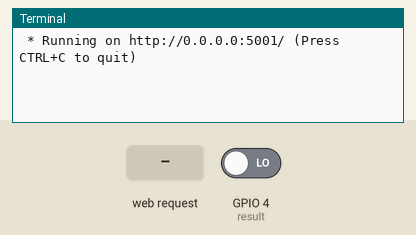
Simulated run of this program. Board: Raspberry Pi (BCM pin numbers). On the bench: the last lines printed to the terminal. Inputs (shaded band) come from the test bench; at power-on: GPIO 4 (result) LOW. The clock reads 2024-03-15 10:24:30 at power-on unless the program sets it.

Above: at 1.2 s.
1.3 s: HTTP request for /api/light received
At 2.8 s:
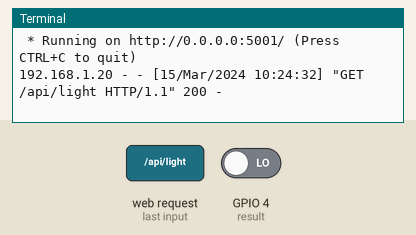
3.8 s: HTTP request for / received
At 5.2 s:
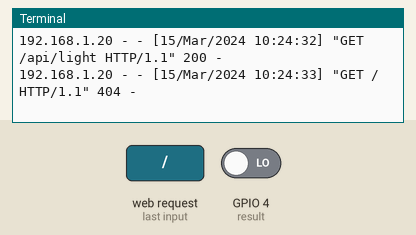

The program:

app.py
```python
import json
import datetime
import RPi.GPIO as GPIO
from time import sleep
from flask import Flask

BIND_ADDRESS = '0.0.0.0'
PORT = 5001

GPIO.setmode(GPIO.BCM)
GPIO.setup(4,GPIO.IN)

# Date to string converter
def date_to_str(o):
    if isinstance(o, datetime.datetime):
        return o.__str__()

def get_data():
    result = GPIO.input(4)
    if result == 1:
        result = False;
    elif result == 0:
        result = True;
    else:
        result = None

    datetime_now = datetime.datetime.now()
    data = {
            "time_stamp": datetime_now,
            "light": result
        }

    sleep(1)
    return data

app = Flask(__name__)

@app.route("/api/light")
def execute_route():
    try:
        json_data = json.dumps(get_data(), default = date_to_str)
        return json_data
    except Exception as err:
        print(f'[ Error ]: err')
        return { 'error': err}

if __name__ == '__main__':
    app.run(host=BIND_ADDRESS, port=PORT, debug=True)
```

Measured:
- after the input at 1.3 s, the terminal: prints a new line after 1.0 s (image 1)
- after the input at 3.8 s, the terminal: prints a new line at once (image 2)
